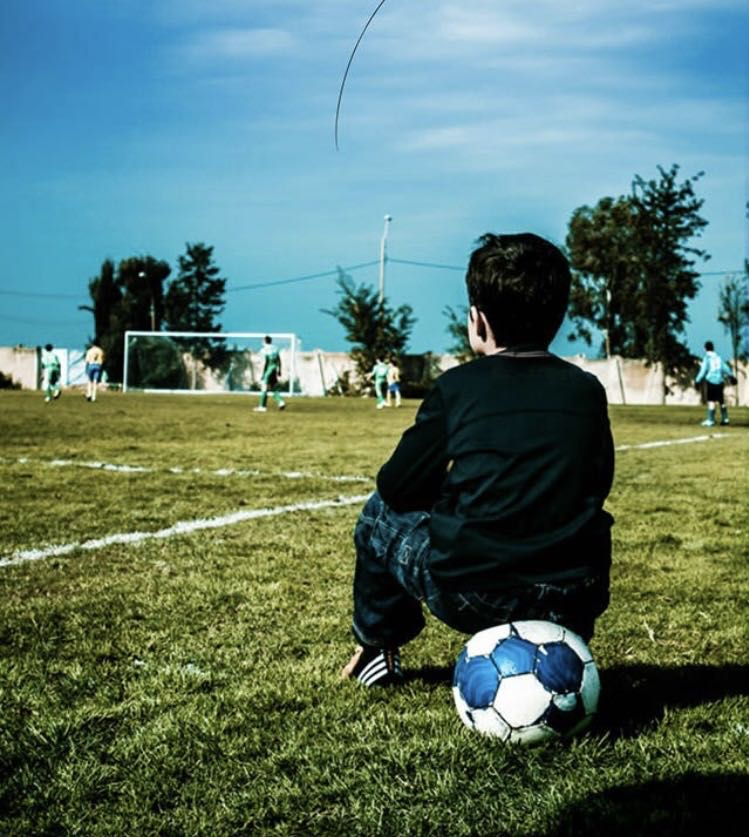
#> input picture 135-冯天杰/第三周作业/69e754ae5b5a3ecf8f150894ee6b095.jpg, 749 x 837 px
$ python '双线性差值.py'
#> lines starting #> are read from the running program, lines starting #| are printed output that depends on the picture
#> further down, img is the input picture: shape (837, 749, 3); mean B, G, R 107.9, 118.8, 90.1
#!/usr/bin/python
# -*- coding: utf-8 -*-

import cv2
import numpy as np


def bilinear_interpolation(img, dst_h, dst_w):
#> called with dst_h = 1500, dst_w = 1500
    img_h, img_w, channels = img.shape
#> img_h = 837; img_w = 749; channels = 3
    print("src_h, src_w = ", img_h, img_w)
#| src_h, src_w =  837 749
    dst_img = np.zeros((dst_h, dst_w,3), dtype=np.uint8)
    s_h = float(img_h/dst_h)
#> s_h = 0.558
    s_w = float(img_w/dst_w)
#> s_w = 0.499

    if img_h == dst_h and img_w == dst_w:
        return img.copy

    for channel in range(channels):
        for dst_y in range(dst_h):
            for dst_x in range(dst_w):
                # 目标图与原图中心中心重合
                src_x = (dst_x + 0.5) * s_w - 0.5
                src_y = (dst_y + 0.5) * s_h - 0.5

                # 找到目标点在原图上的四个点坐标
                src_x1 = int(np.floor(src_x))
                src_x2 = min(src_x1 + 1, img_w-1)
                src_y1 = int(np.floor(src_y))
                src_y2 = min(src_y1 + 1, img_h-1)
                # 双线性差值公式
                f_r1 = (src_x2 - src_x) * img[src_y1, src_x1, channel] + (src_x - src_x1) * img[src_y1, src_x2, channel]
                f_r2 = (src_x2 - src_x) * img[src_y2, src_x1, channel] + (src_x - src_x1) * img[src_y2, src_x2, channel]
                dst_img[dst_y, dst_x, channel] = int((src_y2 - src_y) * f_r1 + (src_y - src_y1) * f_r2)
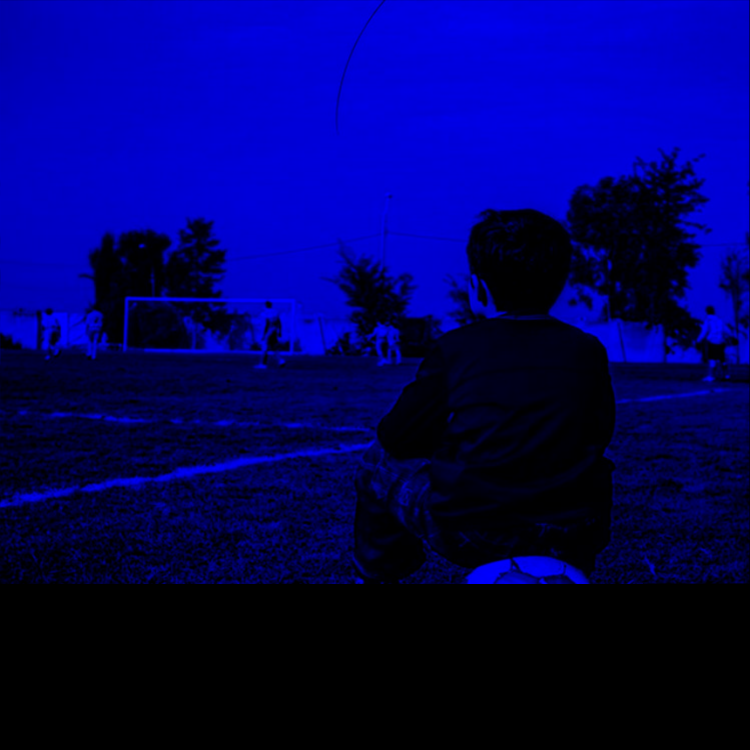
#> dst_img: shape (1500, 1500, 3) (shown at 1/2 size); mean B, G, R 97.3, 0, 0

    return dst_img


if __name__ == '__main__':
    img = cv2.imread("69e754ae5b5a3ecf8f150894ee6b095.jpg")
    h = 1500
    w = 1500
#> (the run stopped early here; a loop or call above may not have finished)
